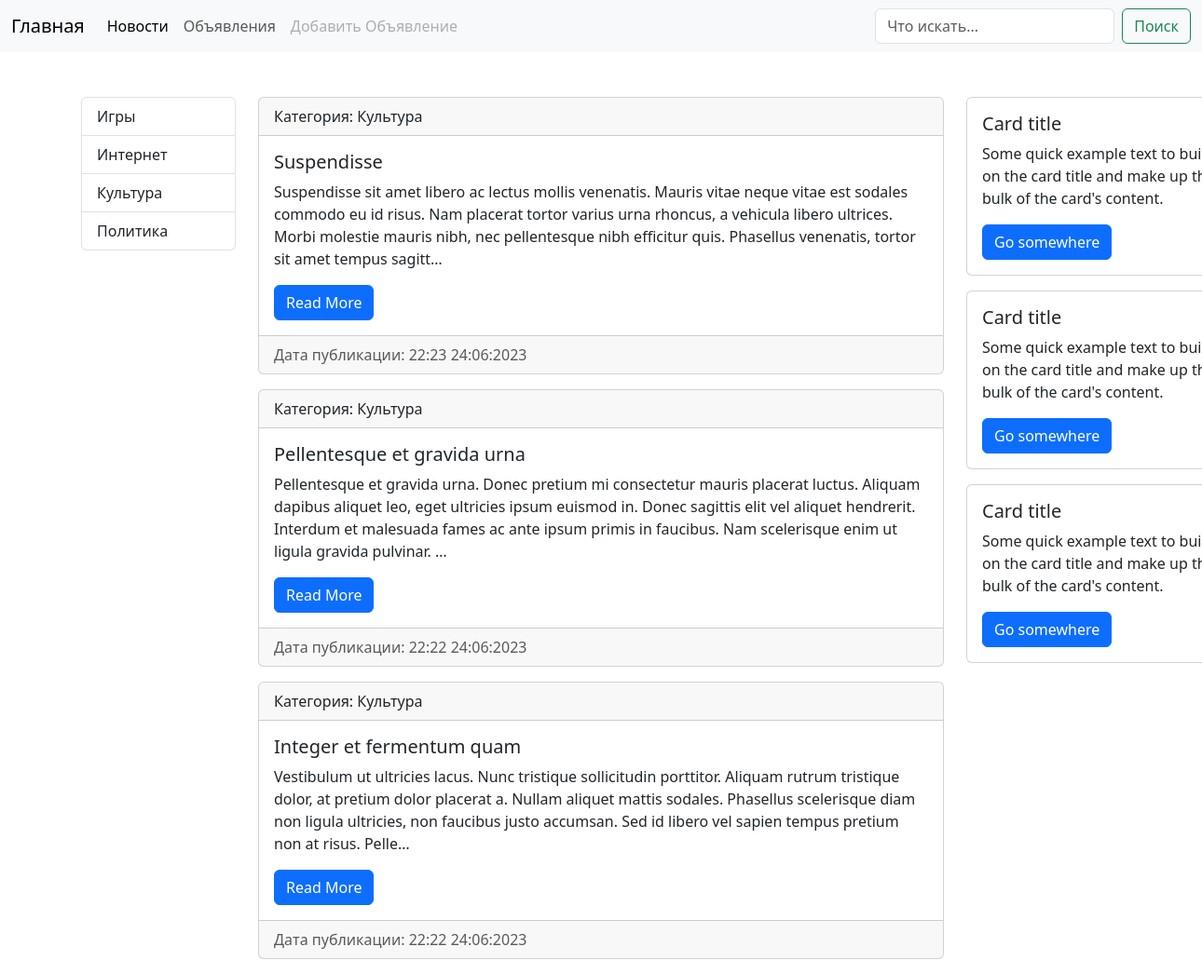
Screenshot of /news/4/ with the database file from the repository.
### news/models.py (models this page shows, shortened)
class Category(models.Model):
    title = models.CharField(max_length=150, db_index=True, verbose_name='Категория')
    def __str__(self):
        return self.title
    class Meta:
        verbose_name = 'Категория'
        verbose_name_plural = 'Категории'
        ordering = ['title']

class News(models.Model):
    title = models.CharField(max_length=50, verbose_name='Заголовок')
    content = models.TextField(max_length=1200, blank=False, verbose_name='Контент')
    author = models.CharField(max_length=20, blank=False, verbose_name='Автор')
    photo = models.ImageField(upload_to='photos/%Y/%m/%d/', blank=False, verbose_name='Фото')
    category = models.ForeignKey('Category', on_delete=models.PROTECT, null=True, verbose_name='Категория')
    publish_date = models.DateTimeField(auto_now_add=True, db_index=True, verbose_name='Дата публикации')
    update_date = models.DateTimeField(auto_now=True, editable=False, verbose_name='Дата редактирования')
    is_published = models.BooleanField(default=True, editable=True, verbose_name='Опубликовано')
    class Meta:
        verbose_name = 'Новость'
        verbose_name_plural = 'Новости'
        ordering = ['-publish_date']
    def get_absolute_url(self):
        return reverse('show_news', kwargs={'post_id': self.pk})

### news/views.py (the view)
# urls.py: path('<int:category_id>/', categories, name='categories')
def categories(request, category_id):
    cat_news = News.objects.filter(category=category_id)
    cat = Category.objects.all()
    current_cat = Category.objects.get(pk=category_id)
    context = {
        'cat_news': cat_news,
        'cat': cat,
        'current_cat': current_cat
    }
    return render(request, template_name='news/categories.html', context=context)

### news/templates/news/categories.html (shortened to what this page needs)
<!DOCTYPE html>
<html lang="en">
<head>
    <link href="https://cdn.jsdelivr.net/npm/bootstrap@5.3.0/dist/css/bootstrap.min.css" rel="stylesheet">
</head>
<body>
<nav class="navbar navbar-expand-lg bg-body-tertiary">
  <div class="container-fluid">
    <a class="navbar-brand" href="#">Главная</a>
    <div class="collapse navbar-collapse" id="navbarSupportedContent">
      <ul class="navbar-nav me-auto mb-2 mb-lg-0">
        <li class="nav-item">
          <a class="nav-link active" aria-current="page" href="{% url 'news' %}">Новости</a>
        </li>
        <li class="nav-item">
          <a class="nav-link" href="{% url 'bboard' %}">Объявления</a>
        </li>
        <li class="nav-item">
          <a class="nav-link disabled">Добавить Объявление</a>
        </li>
      </ul>
      <form class="d-flex" role="search">
        <input class="form-control me-2" type="search" placeholder="Что искать..." aria-label="Search">
        <button class="btn btn-outline-success" type="submit">Поиск</button>
      </form>
    </div>
  </div>
</nav>
<div class="container-xl mt-5">
    <div class="row">
        <div class="col">
            <div class="list-group">
                {% for cat in cat %}
                <a href="{% url 'categories' cat.id %}" class="list-group-item list-group-item-action" aria-current="true">{{ cat.title }}</a>
                {% endfor %}
            </div>
        </div>
        <div class="col-lg-8">
            {% for item in cat_news %}
            <div class="card mb-3 text-left">
                <div class="card-header">Категория: {{ item.category }}</div>
                <div class="card-body">
                    <h5 class="card-title">{{ item.title }}</h5>
                    <p class="card-text">{{ item.content|truncatechars:300 }}</p>
                    <a href="{{ item.get_absolute_url }}" class="btn btn-primary">Read More</a>
                </div>
                <div class="card-footer text-body-secondary">Дата публикации: {{ item.publish_date|date:"H:i d:m:Y" }}</div>
            </div>
            {% endfor %}
        </div>
        <div class="col-lg-2">
            <div class="card mb-3" style="width: 18rem;">
              <div class="card-body">
                <h5 class="card-title">Card title</h5>
                <p class="card-text">Some quick example text to build on the card title and make up the bulk of the card's content.</p>
                <a href="#" class="btn btn-primary">Go somewhere</a>
              </div>
            </div>
            <div class="card mb-3" style="width: 18rem;">
              <div class="card-body">
                <h5 class="card-title">Card title</h5>
                <p class="card-text">Some quick example text to build on the card title and make up the bulk of the card's content.</p>
                <a href="#" class="btn btn-primary">Go somewhere</a>
              </div>
            </div>
            <div class="card mb-3" style="width: 18rem;">
              <div class="card-body">
                <h5 class="card-title">Card title</h5>
                <p class="card-text">Some quick example text to build on the card title and make up the bulk of the card's content.</p>
                <a href="#" class="btn btn-primary">Go somewhere</a>
              </div>
            </div>
        </div>
    </div>
</div>
</body>
</html>

### rows the page displays
Category: title "Игры"
Category: title "Интернет"
Category: title "Культура"
Category: title "Политика"
News: category "Культура", title "Suspendisse", content "Suspendisse sit amet libero ac lectus mollis venenatis. Mauris vitae neque vitae est sodales commodo eu id risus. Nam placerat tortor varius urna rhoncus, a vehicula libero ultrices. Morbi molestie mauris nibh, nec pellentesque nibh efficitur quis. Phasellus venenatis, tortor sit amet tempus sagitt…", publish_date "22:23 24:06:2023"
News: category "Культура", title "Pellentesque et gravida urna", content "Pellentesque et gravida urna. Donec pretium mi consectetur mauris placerat luctus. Aliquam dapibus aliquet leo, eget ultricies ipsum euismod in. Donec sagittis elit vel aliquet hendrerit. Interdum et malesuada fames ac ante ipsum primis in faucibus. Nam scelerisque enim ut ligula gravida pulvinar. …", publish_date "22:22 24:06:2023"
News: category "Культура", title "Integer et fermentum quam", content "Vestibulum ut ultricies lacus. Nunc tristique sollicitudin porttitor. Aliquam rutrum tristique dolor, at pretium dolor placerat a. Nullam aliquet mattis sodales. Phasellus scelerisque diam non ligula ultricies, non faucibus justo accumsan. Sed id libero vel sapien tempus pretium non at risus. Pelle…", publish_date "22:22 24:06:2023"
